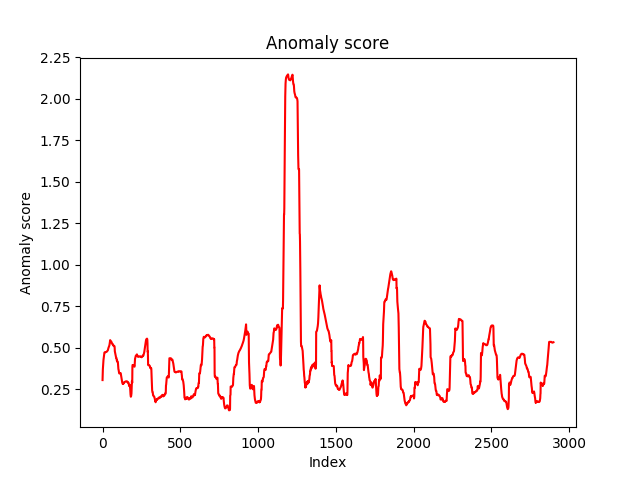

Reproduce this figure in Python.
import pandas as pd
import numpy as np
from matplotlib import pyplot as plt

df = pd.read_csv("qtdbsel102.txt", delimiter="\t")
X = df.ix[:,1]
X = X.values

w = 100
nk = 1
T = 3000

Xtr = X[:T]
X = X[T+1:2*T+1]

def create_slide_data(data, w):
        D = []
        T = len(data)
        N = T - w + 1
        for i in range(N):
            D.append(data[i:i+w])
        return D

def dist(pt1, pt2):
    return np.sqrt(((pt2 - pt1) ** 2).sum())

def score(dist_list, k):
    dist_list.sort()
    return sum(dist_list[:k]) / k

Dtr = create_slide_data(Xtr, w)
D = create_slide_data(X, w)

a_list = []
for x in D:
    dist_list = []
    for xtr in Dtr:
        dist_list.append(dist(x, xtr))
    a = score(dist_list, nk)
    a_list.append(a)
                                                             
plt.plot(range(len(a_list)), a_list, linestyle="solid", color="red")
plt.title("Anomaly score")
plt.xlabel("Index")
plt.ylabel("Anomaly score")
plt.show()
